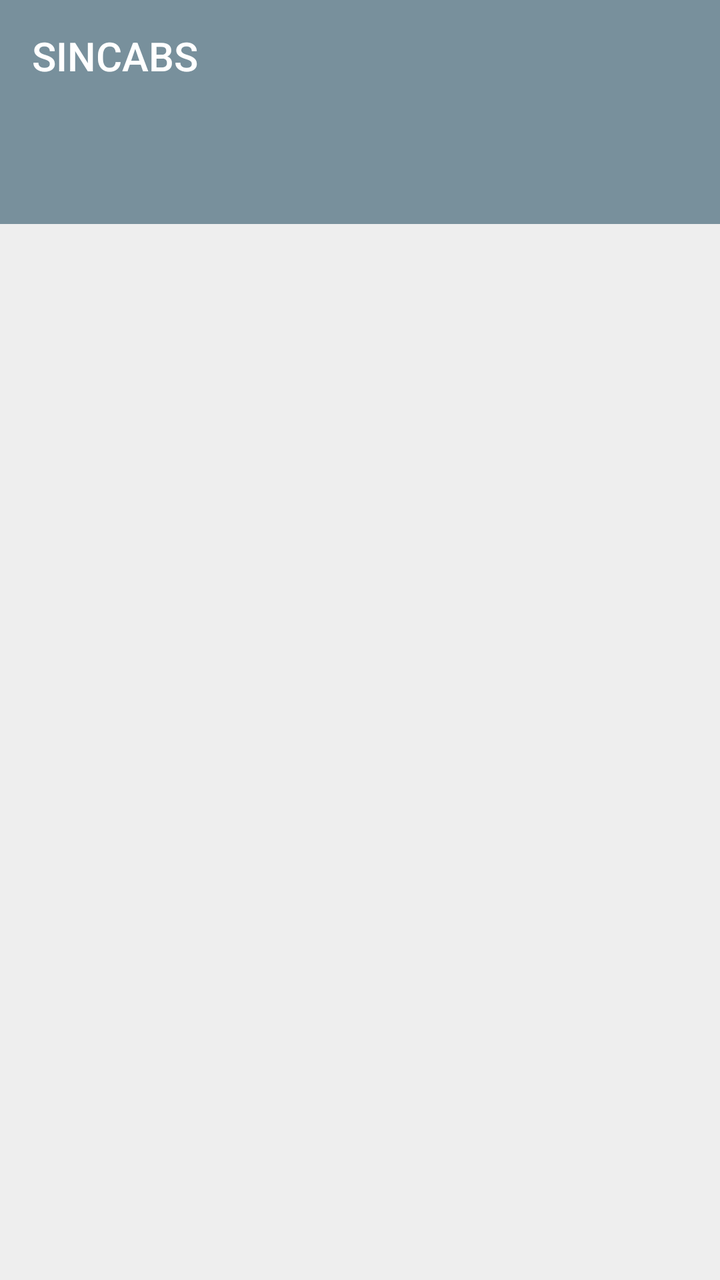
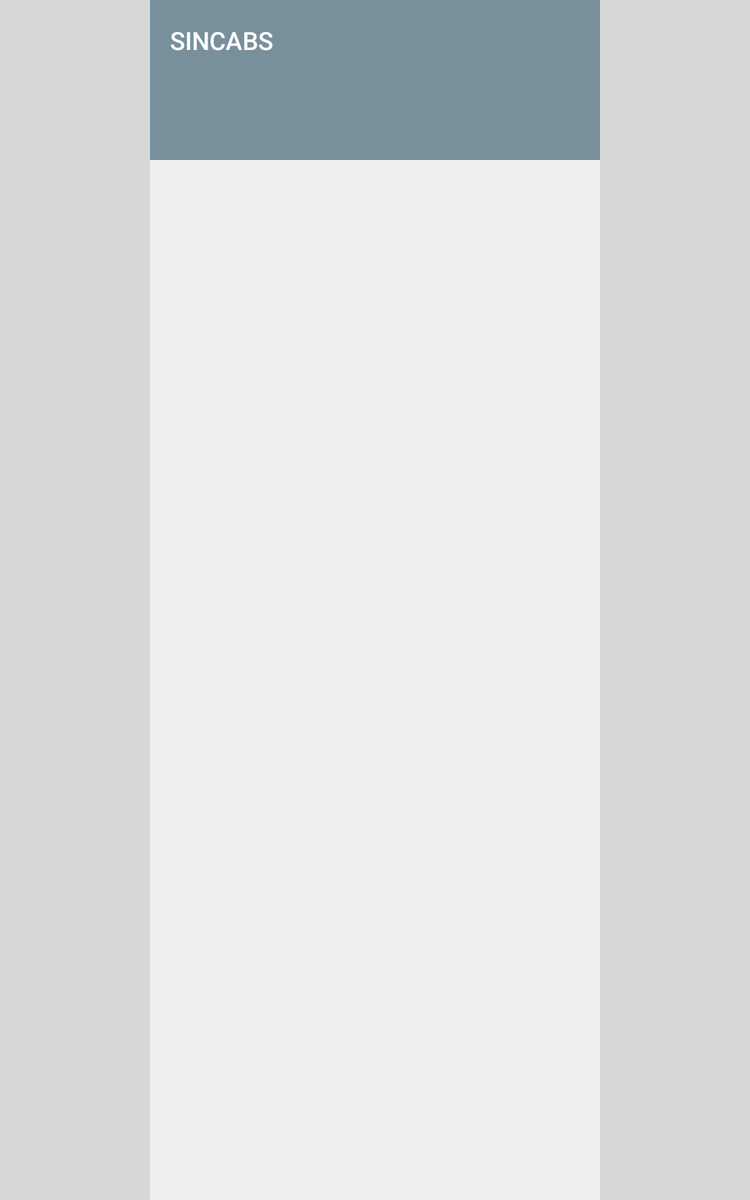

The same Android screen from two of the app's own layout files: first res/layout/ as a phone draws it, then the repository's variant for another configuration, drawn on a device whose configuration selects that folder. Both files follow.
<!-- AndroidManifest.xml: application theme AppTheme.NoActionBar -->
<!-- res/layout/activity_sincabs.xml -->
<?xml version="1.0" encoding="utf-8"?>
<LinearLayout xmlns:android="http://schemas.android.com/apk/res/android"
    xmlns:app="http://schemas.android.com/apk/res-auto"
    xmlns:tools="http://schemas.android.com/tools"
    android:layout_width="match_parent"
    android:layout_height="match_parent"
    android:orientation="vertical"
    tools:context="br.com.sincabs.appsincabs.SincabsActivity">

    <android.support.design.widget.AppBarLayout
        android:layout_width="match_parent"
        android:layout_height="wrap_content"
        android:background="@color/colorPrimaryDark"
        android:theme="@style/AppTheme.AppBarOverlay">

        <android.support.v7.widget.Toolbar
            xmlns:android="http://schemas.android.com/apk/res/android"
            android:id="@+id/toolbar"
            android:layout_height="wrap_content"
            android:layout_width="match_parent"
            android:minHeight="?attr/actionBarSize"
            android:background="?attr/colorPrimary"
            app:title="SINCABS"
            app:popupTheme="@style/AppTheme.PopupOverlay">

        </android.support.v7.widget.Toolbar>

        <android.support.design.widget.TabLayout
            android:id="@+id/tabLayout"
            android:layout_width="match_parent"
            android:layout_height="wrap_content"
            android:layout_below="@+id/toolbar"
            android:background="@color/colorPrimary"
            android:minHeight="?attr/actionBarSize"
            app:tabIndicatorColor="@color/colorPrimaryDark"
            app:tabSelectedTextColor="@color/colorWhite"
            app:tabTextColor="@color/colorGray"
            android:theme="@style/AppTheme"/>

    </android.support.design.widget.AppBarLayout>

    <FrameLayout
        android:visibility="visible"
        android:id="@+id/frameLayoutSuspeitos"
        android:layout_width="match_parent"
        android:layout_height="match_parent"
        android:background="@color/colorWhite"/>

    <FrameLayout
        android:visibility="gone"
        android:id="@+id/frameLayoutUsuarios"
        android:layout_width="match_parent"
        android:layout_height="match_parent"
        android:background="@color/colorWhite"/>

</LinearLayout>
<!-- resources referenced by this layout -->
<resources>
  <color name="colorGray">#d7d7d7</color>
  <color name="colorPrimary">#78909c</color>
  <color name="colorPrimaryDark">#4b636e</color>
  <color name="colorWhite">#eeeeee</color>
  <style name="AppTheme" parent="Theme.AppCompat.Light.DarkActionBar">
          
          <item name="colorPrimary">@color/colorPrimary</item>
          <item name="colorPrimaryDark">@color/colorPrimaryDark</item>
          <item name="colorAccent">@color/colorAccent</item>
      </style>
  <style name="AppTheme.AppBarOverlay" parent="ThemeOverlay.AppCompat.Dark.ActionBar" />
  <style name="AppTheme.PopupOverlay" parent="ThemeOverlay.AppCompat.Light" />
  <style name="AppTheme.NoActionBar">
          <item name="windowActionBar">false</item>
          <item name="windowNoTitle">true</item>
      </style>
  <color name="colorAccent">#a7c0cd</color>
</resources>
<!-- res/layout-large/activity_sincabs.xml (the repository's variant of the layout above) -->
<!-- drawn on a 7-inch tablet held upright -->
<?xml version="1.0" encoding="utf-8"?>
<LinearLayout
    xmlns:android="http://schemas.android.com/apk/res/android"
    xmlns:app="http://schemas.android.com/apk/res-auto"
    xmlns:tools="http://schemas.android.com/tools"
    android:layout_width="match_parent"
    android:layout_height="match_parent"
    android:background="@color/colorGray"
    android:weightSum="100"
    android:gravity="center_horizontal"
    tools:context="br.com.sincabs.appsincabs.SincabsActivity">

    <LinearLayout
        android:layout_width="0dp"
        android:layout_height="match_parent"
        android:layout_weight="60"
        android:background="@color/colorAccent"
        android:orientation="vertical">

        <android.support.design.widget.AppBarLayout
            android:layout_width="match_parent"
            android:layout_height="wrap_content"
            android:background="@color/colorPrimaryDark"
            android:theme="@style/AppTheme.AppBarOverlay">

            <android.support.v7.widget.Toolbar
                xmlns:android="http://schemas.android.com/apk/res/android"
                android:id="@+id/toolbar"
                android:layout_height="wrap_content"
                android:layout_width="match_parent"
                android:minHeight="?attr/actionBarSize"
                android:background="?attr/colorPrimary"
                app:title="SINCABS"
                app:popupTheme="@style/AppTheme.PopupOverlay">

            </android.support.v7.widget.Toolbar>

            <android.support.design.widget.TabLayout
                android:id="@+id/tabLayout"
                android:layout_width="match_parent"
                android:layout_height="wrap_content"
                android:layout_below="@+id/toolbar"
                android:background="@color/colorPrimary"
                android:minHeight="?attr/actionBarSize"
                app:tabIndicatorColor="@color/colorPrimaryDark"
                app:tabSelectedTextColor="@color/colorWhite"
                app:tabTextColor="@color/colorGray"
                android:theme="@style/AppTheme"/>

        </android.support.design.widget.AppBarLayout>

        <FrameLayout
            android:visibility="visible"
            android:id="@+id/frameLayoutSuspeitos"
            android:layout_width="match_parent"
            android:layout_height="match_parent"
            android:background="@color/colorWhite"/>

        <FrameLayout
            android:visibility="gone"
            android:id="@+id/frameLayoutUsuarios"
            android:layout_width="match_parent"
            android:layout_height="match_parent"
            android:background="@color/colorWhite"/>

    </LinearLayout>

</LinearLayout>
<!-- resources referenced by the variant -->
<!-- as a 7-inch tablet held upright resolves them -->
<resources>
  <color name="colorAccent">#a7c0cd</color>
  <color name="colorGray">#d7d7d7</color>
  <color name="colorPrimary">#78909c</color>
  <color name="colorPrimaryDark">#4b636e</color>
  <color name="colorWhite">#eeeeee</color>
  <style name="AppTheme" parent="Theme.AppCompat.Light.DarkActionBar">
          
          <item name="colorPrimary">@color/colorPrimary</item>
          <item name="colorPrimaryDark">@color/colorPrimaryDark</item>
          <item name="colorAccent">@color/colorAccent</item>
      </style>
  <style name="AppTheme.AppBarOverlay" parent="ThemeOverlay.AppCompat.Dark.ActionBar" />
  <style name="AppTheme.PopupOverlay" parent="ThemeOverlay.AppCompat.Light" />
  <style name="AppTheme.NoActionBar">
          <item name="windowActionBar">false</item>
          <item name="windowNoTitle">true</item>
      </style>
</resources>
